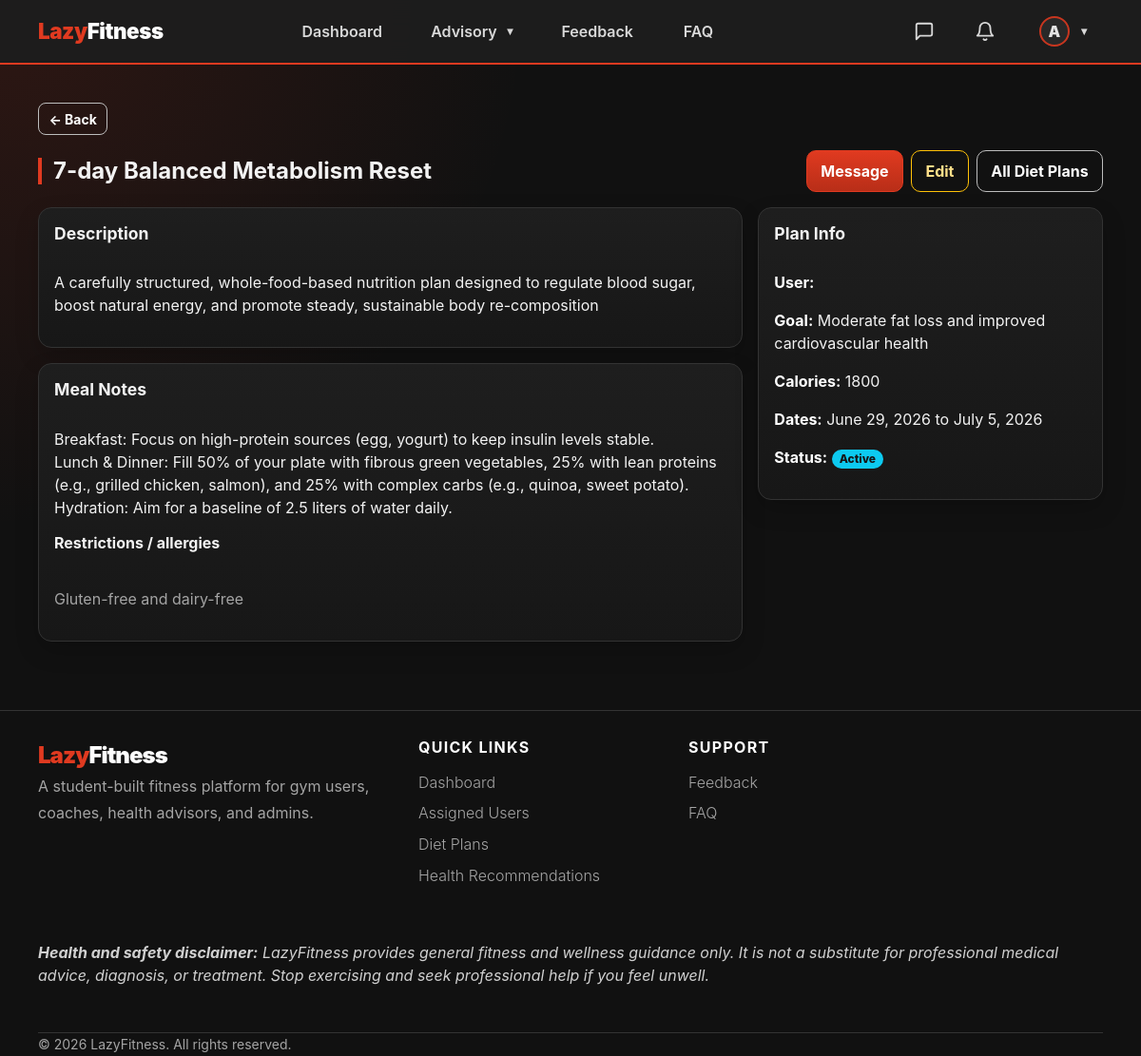
The app's page /advisor/diet-plans/detail/2/ (signed in) with its own data.
### apps/accounts/models.py (models this page shows, shortened)
class User(AbstractBaseUser, PermissionsMixin):
    ROLE_CHOICES = [
        ('gym_user',       'Gym User'),
        ('fitness_coach',  'Fitness Coach'),
        ('health_advisor', 'Health Advisor'),
        ('admin',          'Admin'),
    ]
    username_validator = RegexValidator(
        regex=r'^[\w.@+-]+$',
        message='Username may contain letters, numbers, and @/./+/-/_ characters only.',
    )
    username    = models.CharField(max_length=150, unique=True, validators=[username_validator])
    email       = models.EmailField(unique=True)
    profile_picture = models.ImageField(
        upload_to='profile_pictures/',
        blank=True,
        null=True,
        help_text='Optional profile picture used across LazyFitness.',
    )
    role        = models.CharField(max_length=20, choices=ROLE_CHOICES)
    is_active   = models.BooleanField(default=True)   # userStatus
    is_staff    = models.BooleanField(default=False)
    date_joined = models.DateTimeField(auto_now_add=True)
    USERNAME_FIELD  = 'username'
    REQUIRED_FIELDS = ['email', 'role']
    objects = UserManager()
    @property
    def display_name(self):
        profile_fields = [
            ('gymuser', 'user_name'),
            ('coach', 'coach_name'),
            ('healthadvisor', 'advisor_name'),
            ('adminprofile', 'admin_name'),
        ]
        for relation, field in profile_fields:
            try:
                profile = getattr(self, relation)
            except Exception:
                profile = None
            value = getattr(profile, field, '') if profile else ''
            if value:
                return value
        return self.username or self.email
    @property
    def avatar_initial(self):
        name = self.display_name or self.username or self.email or '?'
        return name.strip()[:1].upper()
    @property
    def is_gym_user(self):
        return self.role == 'gym_user'
    @property
    def is_coach(self):
        return self.role == 'fitness_coach'
    @property
    def is_health_advisor(self):
        return self.role == 'health_advisor'
    @property
    def is_admin_user(self):
        return self.role == 'admin'

### apps/health_advisor/models.py (models this page shows, shortened)
class HealthAdvisor(models.Model):
    user = models.OneToOneField(User, on_delete=models.CASCADE, primary_key=True)
    advisor_name = models.CharField(max_length=255)
    specialty = models.CharField(
        max_length=120,
        blank=True,
        help_text='Public specialty shown on the Meet Our Health Advisors section.',
    )
    years_experience = models.PositiveIntegerField(
        null=True,
        blank=True,
        help_text='Optional years of health advisory experience for the public team card.',
    )
    bio = models.TextField(blank=True, help_text='Short public bio shown to prospective gym users.')
    assigned_users = models.ManyToManyField('gym_user.GymUser', blank=True, related_name='health_advisors')

class DietPlan(models.Model):
    STATUS_CHOICES = [
        ('draft', 'Draft'),
        ('active', 'Active'),
        ('completed', 'Completed'),
        ('cancelled', 'Cancelled'),
    ]
    advisor = models.ForeignKey(HealthAdvisor, on_delete=models.CASCADE, related_name='diet_plans')
    gym_users = models.ManyToManyField('gym_user.GymUser', blank=True, related_name='diet_plans')
    title = models.CharField(max_length=180)
    description = models.TextField(blank=True)
    target_goal = models.CharField(max_length=160, blank=True)
    daily_calorie_target = models.PositiveIntegerField(null=True, blank=True)
    meal_notes = models.TextField(blank=True)
    restrictions_allergies = models.TextField(blank=True)
    start_date = models.DateField(null=True, blank=True)
    end_date = models.DateField(null=True, blank=True)
    status = models.CharField(max_length=20, choices=STATUS_CHOICES, default='active')
    created_at = models.DateTimeField(auto_now_add=True)
    updated_at = models.DateTimeField(auto_now=True)
    class Meta:
        ordering = ['-created_at']

### apps/health_advisor/views.py (the view)
# urls.py: path('diet-plans/detail/<int:plan_id>/', views.diet_plan_detail, name='diet_plan_detail'),
@health_advisor_required
def diet_plan_detail(request, plan_id):
    advisor = get_object_or_404(HealthAdvisor, user=request.user)
    plan = get_object_or_404(_diet_plan_queryset_for_advisor(advisor), pk=plan_id)
    return render(request, 'health_advisor/diet_plan_detail.html', {
        'advisor': advisor,
        'plan': plan,
        'assigned_users': list(plan.gym_users.all()),
    })

### templates/health_advisor/diet_plan_detail.html (shortened to what this page needs)
{% extends "shared/base.html" %}
{% block content %}
{% url 'health_advisor:message_thread' plan.gym_user.pk as diet_detail_chat_url %}
<div class="d-flex justify-content-between align-items-center mb-3 btn-toolbar-mobile">
  <h2 class="section-title mb-0">{{ plan.title }}</h2>
  <div class="d-flex gap-2 flex-wrap">
    <button class="btn btn-primary" type="button" data-lf-toggle="offcanvas" data-lf-target="#dietDetailMessagePanel">Message</button>
    <a class="btn btn-outline-warning" href="{% url 'health_advisor:diet_plan_edit' plan.pk %}">Edit</a>
    <a class="btn btn-outline-light" href="{% url 'health_advisor:diet_plan_list' %}">All Diet Plans</a>
  </div>
</div>
<div class="row g-4">
  <div class="col-lg-8">
    <div class="card p-3 mb-3">
      <h5>Description</h5>
      <p>{{ plan.description|linebreaksbr|default:"No description." }}</p>
    </div>
    <div class="card p-3">
      <h5>Meal Notes</h5>
      <p>{{ plan.meal_notes|linebreaksbr|default:"No meal notes." }}</p>
      <h6>Restrictions / allergies</h6>
      <p class="text-secondary">{{ plan.restrictions_allergies|linebreaksbr|default:"None listed." }}</p>
    </div>
  </div>
  <div class="col-lg-4">
    <div class="card p-3">
      <h5>Plan Info</h5>
      <p><strong>User:</strong> {{ plan.gym_user.user_name }}</p>
      <p><strong>Goal:</strong> {{ plan.target_goal|default:"—" }}</p>
      <p><strong>Calories:</strong> {{ plan.daily_calorie_target|default:"—" }}</p>
      <p><strong>Dates:</strong> {{ plan.start_date|default:"—" }} to {{ plan.end_date|default:"—" }}</p>
      <p><strong>Status:</strong> <span class="badge bg-info text-dark">{{ plan.get_status_display }}</span></p>
    </div>
  </div>
</div>
{% endblock %}

### templates/shared/base.html (shortened to what this page needs)
{% load static %}
<!DOCTYPE html>
<html lang="en">
<head>
  <link href="{% static 'css/lazyfitness.css' %}" rel="stylesheet">
</head>
<body>
<nav class="navbar navbar-expand-lg navbar-dark sticky-top" aria-label="Primary navigation">
  <div class="container nav-container">
    {% if user.is_authenticated %}
      {% if user.is_gym_user %}
        <a class="navbar-brand" href="{% url 'gym_user:dashboard' %}">Lazy<span class="text-white">Fitness</span></a>
      {% elif user.is_coach %}
        <a class="navbar-brand" href="{% url 'coach:dashboard' %}">Lazy<span class="text-white">Fitness</span></a>
      {% elif user.is_health_advisor %}
        <a class="navbar-brand" href="{% url 'health_advisor:dashboard' %}">Lazy<span class="text-white">Fitness</span></a>
      {% elif user.is_admin_user %}
        <a class="navbar-brand" href="{% url 'admin_panel:dashboard' %}">Lazy<span class="text-white">Fitness</span></a>
      {% else %}
        <a class="navbar-brand" href="{% url 'landing' %}">Lazy<span class="text-white">Fitness</span></a>
      {% endif %}
    {% else %}
      <a class="navbar-brand" href="{% url 'landing' %}">Lazy<span class="text-white">Fitness</span></a>
    {% endif %}
    <div class="navbar-collapse collapse" id="nav">
      {% if user.is_authenticated %}
        <ul class="navbar-nav main-nav mx-auto align-items-lg-center justify-content-lg-center flex-grow-1 gap-lg-4 px-lg-3 flex-nowrap">
          {% if user.is_gym_user %}
            <li class="nav-item"><a class="nav-link" href="{% url 'gym_user:dashboard' %}">Dashboard</a></li>
            <li class="nav-item dropdown profile-hover-dropdown">
              <a class="nav-link dropdown-toggle" href="#" data-lf-toggle="dropdown" data-submenu-title="My Fitness" role="button" aria-expanded="false">My Fitness</a>
              <ul class="dropdown-menu dropdown-menu-dark profile-centered-menu">
                <li><a class="dropdown-item" href="{% url 'gym_user:goal_list' %}">Goals</a></li>
                <li><a class="dropdown-item" href="{% url 'gym_user:workout_select' %}">Workouts</a></li>
                <li><a class="dropdown-item" href="{% url 'gym_user:schedule' %}">Schedule</a></li>
                <li><a class="dropdown-item" href="{% url 'gym_user:progress' %}">Progress</a></li>
              </ul>
            </li>
            <li class="nav-item"><a class="nav-link" href="{% url 'gym_user:recommendation_list' %}">Health Recommendations</a></li>
            <li class="nav-item"><a class="nav-link" href="{% url 'accounts:submit_feedback' %}">Feedback</a></li>
            <li class="nav-item"><a class="nav-link" href="{% url 'faq_public' %}">FAQ</a></li>
          {% elif user.is_health_advisor %}
            <li class="nav-item"><a class="nav-link" href="{% url 'health_advisor:dashboard' %}">Dashboard</a></li>
            <li class="nav-item dropdown profile-hover-dropdown">
              <a class="nav-link dropdown-toggle" href="#" data-lf-toggle="dropdown" data-submenu-title="Advisory" role="button" aria-expanded="false">Advisory</a>
            </li>
            <li class="nav-item"><a class="nav-link" href="{% url 'accounts:submit_feedback' %}">Feedback</a></li>
            <li class="nav-item"><a class="nav-link" href="{% url 'faq_public' %}">FAQ</a></li>
          {% endif %}
        </ul>
        <ul class="navbar-nav nav-actions ms-lg-auto align-items-center gap-2 gap-lg-3 flex-row flex-nowrap justify-content-end">
          {% if not user.is_admin_user %}
          <li class="nav-item">
            {% if user.is_gym_user %}
              <a class="nav-link nav-icon-link" href="{% url 'gym_user:messages' %}" title="Messages">
            {% elif user.is_coach %}
              <a class="nav-link nav-icon-link" href="{% url 'coach:messages' %}" title="Messages">
            {% elif user.is_health_advisor %}
              <a class="nav-link nav-icon-link" href="{% url 'health_advisor:messages' %}" title="Messages">
            {% endif %}
                <div class="icon-wrapper">
                  <svg width="22" height="22" viewBox="0 0 24 24" fill="none" stroke="currentColor" stroke-width="2" stroke-linecap="round" stroke-linejoin="round"><path d="M21 15a2 2 0 0 1-2 2H7l-4 4V5a2 2 0 0 1 2-2h14a2 2 0 0 1 2 2z"></path></svg>
                </div>
              </a>
          </li>
          {% endif %}
          <li class="nav-item">
            <a class="nav-link nav-icon-link" href="{% url 'accounts:notifications' %}" title="Notifications">
              <div class="icon-wrapper">
                <svg width="22" height="22" viewBox="0 0 24 24" fill="none" stroke="currentColor" stroke-width="2" stroke-linecap="round" stroke-linejoin="round"><path d="M18 8A6 6 0 0 0 6 8c0 7-3 9-3 9h18s-3-2-3-9"></path><path d="M13.73 21a2 2 0 0 1-3.46 0"></path></svg>
              </div>
            </a>
          </li>
          <li class="nav-item dropdown profile-hover-dropdown ms-1 flex-shrink-0">
            <a class="nav-link d-flex align-items-center gap-2 dropdown-toggle" href="#" role="button" data-lf-toggle="dropdown" data-submenu-title="Account" aria-expanded="false" aria-label="Account">
              {% if user.profile_picture %}
                <img src="{{ user.profile_picture.url }}" alt="{{ user.username }} profile picture" class="rounded-circle avatar-sm">
              {% else %}
                <span class="avatar-initial-sm">{{ user.avatar_initial }}</span>
              {% endif %}
            </a>
          </li>
        </ul>
      {% endif %}
    </div>
  </div>
</nav>
<main class="container mt-4 pb-5">
  {% if user.is_authenticated %}
    <div class="mb-3">
      <button class="btn btn-outline-light btn-sm" type="button" data-lf-back data-fallback="{{ nav_back_fallback|default:'/' }}">← Back</button>
    </div>
  {% endif %}
  {% block content %}{% endblock %}
</main>
<footer class="site-footer py-5 mt-4">
  <div class="container">
    <div class="row gy-4">
      <div class="col-lg-6 col-md-12 footer-brand">
        <div class="footer-logo">Lazy<span>Fitness</span></div>
        <p class="footer-copy text-muted pe-lg-5">A student-built fitness platform for gym users, coaches, health advisors, and admins.</p>
      </div>
      {% if user.is_authenticated %}
        <div class="col-lg-3 col-md-6">
          <h5 class="footer-heading">Quick Links</h5>
          <ul class="footer-links">
            {% if user.is_gym_user %}
              <li class="footer-link"><a href="{% url 'gym_user:dashboard' %}">Dashboard</a></li>
              <li class="footer-link"><a href="{% url 'gym_user:workout_select' %}">Workouts</a></li>
              <li class="footer-link"><a href="{% url 'gym_user:schedule' %}">Schedule</a></li>
              <li class="footer-link"><a href="{% url 'gym_user:progress' %}">Progress</a></li>
              <li class="footer-link"><a href="{% url 'gym_user:recommendation_list' %}">Health Recommendations</a></li>
            {% elif user.is_health_advisor %}
              <li class="footer-link"><a href="{% url 'health_advisor:dashboard' %}">Dashboard</a></li>
              <li class="footer-link"><a href="{% url 'health_advisor:assigned_users' %}">Assigned Users</a></li>
              <li class="footer-link"><a href="{% url 'health_advisor:diet_plan_list' %}">Diet Plans</a></li>
              <li class="footer-link"><a href="{% url 'health_advisor:recommendation_list' %}">Health Recommendations</a></li>
            {% elif user.is_admin_user %}
              <li class="footer-link"><a href="{% url 'admin_panel:dashboard' %}">Dashboard</a></li>
              <li class="footer-link"><a href="{% url 'admin_panel:login_activity_list' %}">User Activity</a></li>
              <li class="footer-link"><a href="{% url 'admin_panel:system_log_list' %}">System Logs</a></li>
            {% endif %}
          </ul>
        </div>
        <div class="col-lg-3 col-md-6">
          {% if user.is_admin_user %}
            <h5 class="footer-heading">Management</h5>
            <ul class="footer-links">
              <li class="footer-link"><a href="{% url 'admin_panel:user_list' %}">Users Management</a></li>
              <li class="footer-link"><a href="{% url 'admin_panel:faq_list' %}">FAQ Management</a></li>
              <li class="footer-link"><a href="{% url 'admin_panel:feedback_list' %}">Feedback Management</a></li>
            </ul>
          {% else %}
            <h5 class="footer-heading">Support</h5>
            <ul class="footer-links">
              <li class="footer-link"><a href="{% url 'accounts:submit_feedback' %}">Feedback</a></li>
              <li class="footer-link"><a href="{% url 'faq_public' %}">FAQ</a></li>
            </ul>
          {% endif %}
        </div>
      {% endif %}
    </div>
    <div class="lf-footer-disclaimer py-4 mt-4"><i>
        <strong>Health and safety disclaimer:</strong>
        LazyFitness provides general fitness and wellness guidance only. It is not a substitute for professional medical advice, diagnosis, or treatment. Stop exercising and seek professional help if you feel unwell.
    </i></div>
    <div class="footer-bottom mt-4 pt-4 border-top">
      <p class="footer-copy small mb-0">© {% now "Y" %} LazyFitness. All rights reserved.</p>
    </div>
  </div>
</footer>
</body>
</html>

### records on screen
User: avatar_initial "A"
DietPlan: title "7-day Balanced Metabolism Reset", description "A carefully structured, whole-food-based nutrition plan designed to regulate blood sugar, boost natural energy, and promote steady, sustainable body re-composition", meal_notes "Breakfast: Focus on high-protein sources (egg, yogurt) to keep insulin levels stable. Lunch & Dinner: Fill 50% of your plate with fibrous green vegetables, 25% with lean proteins (e.g., grilled chicken, salmon), and 25% with complex carbs (e.g., quinoa, sweet potato). Hydration: Aim for a baseline of 2.5 liters of water daily.", restrictions_allergies "Gluten-free and dairy-free", target_goal "Moderate fat loss and improved cardiovascular health", daily_calorie_target "1800", start_date "June 29, 2026", end_date "July 5, 2026", status "Active"
